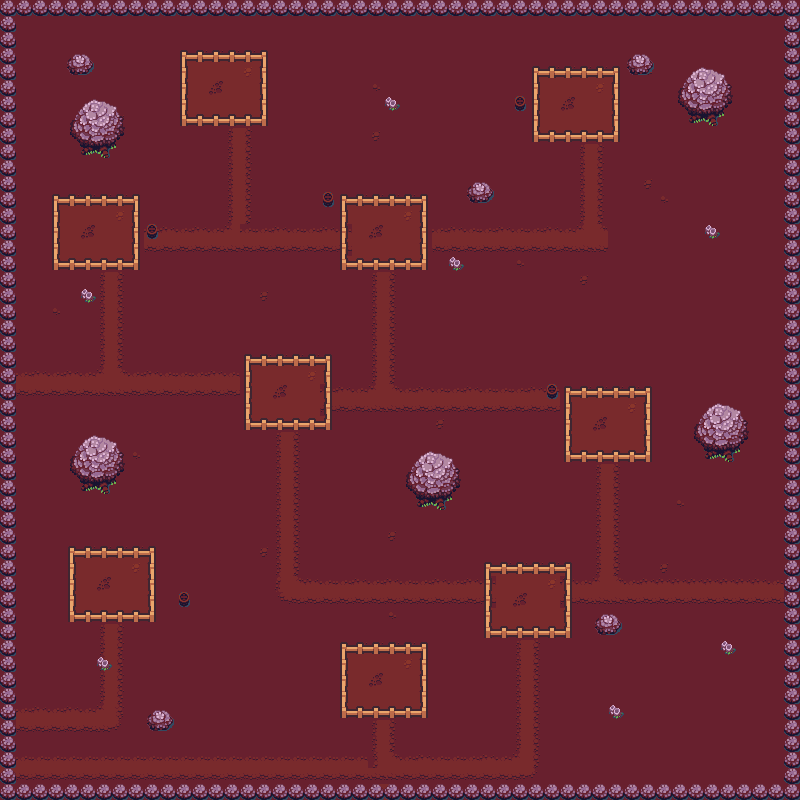

A 2D game scene composited from a Tiled map and its tileset images. What follows is a short description and the map's XML, with each tile layer's data collapsed to a summary:
An orthogonal 50x50 tile map with 16x16 px tiles, 2 tile layers (Tile Layer 1, Bush), 2 tilesets and 51 objects.

<map version="1.9" tiledversion="1.9.2" orientation="orthogonal" renderorder="right-down" width="50" height="50" tilewidth="16" tileheight="16" infinite="0" nextlayerid="4" nextobjectid="53">
 <tileset firstgid="1" source="sheet.tsx" />
 <tileset firstgid="289" source="tilemap.tsx" />
 <layer id="1" name="Tile Layer 1" width="50" height="50">
  <data>[2500 cells, 2500 non-empty, 24 distinct tile ids]</data>
 </layer>
 <objectgroup id="2" name="Coll">
  <object id="1" x="-4.25988" y="1.62583" width="17" height="286" />
  <object id="2" x="-2.42655" y="289.626" width="14.6667" height="506.667" />
  <object id="3" x="12.2401" y="784.293" width="788" height="17.3333" />
  <object id="4" x="780.24" y="-0.374172" width="18" height="790" />
  <object id="5" x="-2.42655" y="2.95916" width="802.667" height="13.3333" />
  <object id="6" x="54.25" y="194.25" width="10.5" height="76.5" />
  <object id="7" x="54.25" y="193.25" width="89" height="14.5" />
  <object id="8" x="135.75" y="193.25" width="10" height="76.5" />
  <object id="9" x="56.25" y="259.75" width="89.5" height="10.5" />
  <object id="10" x="184.25" y="54.25" width="10.5" height="76.5" />
  <object id="11" x="184.25" y="53.25" width="89" height="14.5" />
  <object id="12" x="265.75" y="53.25" width="10" height="76.5" />
  <object id="13" x="186.25" y="119.75" width="89.5" height="10.5" />
  <object id="14" x="340.25" y="196.25" width="10.5" height="76.5" />
  <object id="15" x="340.25" y="195.25" width="89" height="14.5" />
  <object id="16" x="421.75" y="195.25" width="10" height="76.5" />
  <object id="17" x="342.25" y="261.75" width="89.5" height="10.5" />
  <object id="18" x="243.583" y="357.583" width="10.5" height="76.5" />
  <object id="19" x="243.583" y="356.583" width="89" height="14.5" />
  <object id="20" x="325.083" y="356.583" width="10" height="76.5" />
  <object id="21" x="245.583" y="423.083" width="89.5" height="10.5" />
  <object id="22" x="66.25" y="550.25" width="10.5" height="76.5" />
  <object id="23" x="66.25" y="549.25" width="89" height="14.5" />
  <object id="24" x="147.75" y="549.25" width="10" height="76.5" />
  <object id="25" x="68.25" y="615.75" width="89.5" height="10.5" />
  <object id="26" x="339.583" y="642.25" width="10.5" height="76.5" />
  <object id="27" x="339.583" y="641.25" width="89" height="14.5" />
  <object id="28" x="421.083" y="641.25" width="10" height="76.5" />
  <object id="29" x="341.583" y="707.75" width="89.5" height="10.5" />
  <object id="30" x="483.583" y="562.25" width="10.5" height="76.5" />
  <object id="31" x="483.583" y="561.25" width="89" height="14.5" />
  <object id="32" x="565.083" y="561.25" width="10" height="76.5" />
  <object id="33" x="485.583" y="627.75" width="89.5" height="10.5" />
  <object id="34" x="564.25" y="388.25" width="10.5" height="76.5" />
  <object id="35" x="564.25" y="387.25" width="89" height="14.5" />
  <object id="36" x="645.75" y="387.25" width="10" height="76.5" />
  <object id="37" x="566.25" y="453.75" width="89.5" height="10.5" />
  <object id="38" x="534.25" y="66.25" width="10.5" height="76.5" />
  <object id="39" x="534.25" y="65.25" width="89" height="14.5" />
  <object id="40" x="615.75" y="65.25" width="10" height="76.5" />
  <object id="41" x="536.25" y="131.75" width="89.5" height="10.5" />
  <object id="42" x="150" y="224.182" width="12" height="15.6364" />
  <object id="43" x="326.667" y="198.667" />
  <object id="44" x="516" y="101.333" />
  <object id="45" x="552" y="393.333" />
  <object id="46" x="184" y="598.667" />
  <object id="48" x="74" y="108" width="49" height="48" />
  <object id="49" x="684.5" y="79" width="49" height="48" />
  <object id="50" x="693.5" y="406" width="49" height="48" />
  <object id="51" x="405.5" y="459" width="49" height="48" />
  <object id="52" x="70.5" y="435" width="49" height="48" />
 </objectgroup>
 <layer id="3" name="Bush" width="50" height="50">
  <data>[2500 cells, 477 non-empty, 31 distinct tile ids]</data>
 </layer>
</map>
